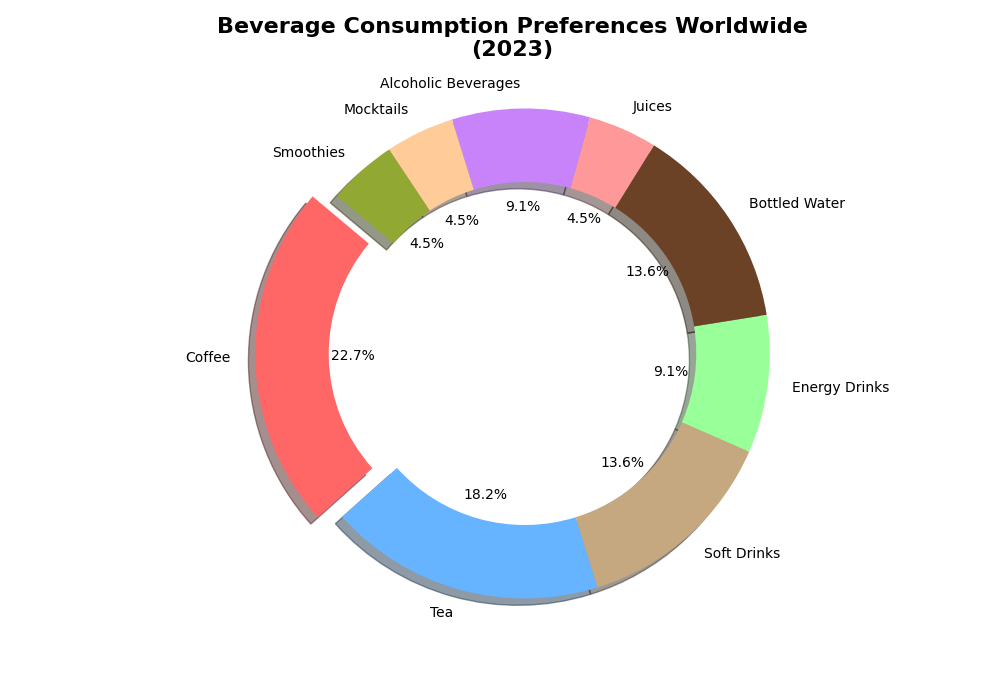

Recreate this plot in Python.
import matplotlib.pyplot as plt

beverage_categories = ['Coffee', 'Tea', 'Soft Drinks', 'Energy Drinks', 'Bottled Water', 'Juices', 'Alcoholic Beverages', 'Mocktails', 'Smoothies']
market_shares = [25, 20, 15, 10, 15, 5, 10, 5, 5]

# Manually shuffled colors
colors = ['#FF6666', '#66B3FF', '#C5A880', '#99FF99', '#6B4226', '#FF9999', '#c883fb', '#FFCC99', '#91a832']
explode = (0.1, 0, 0, 0, 0, 0, 0, 0, 0)

plt.figure(figsize=(10, 7))
plt.pie(market_shares, labels=beverage_categories, autopct='%1.1f%%', startangle=140,
        colors=colors, explode=explode, shadow=True, wedgeprops=dict(width=0.3))

plt.title('Beverage Consumption Preferences Worldwide\n(2023)', fontsize=16, fontweight='bold', pad=20)
plt.axis('equal')

plt.show()
